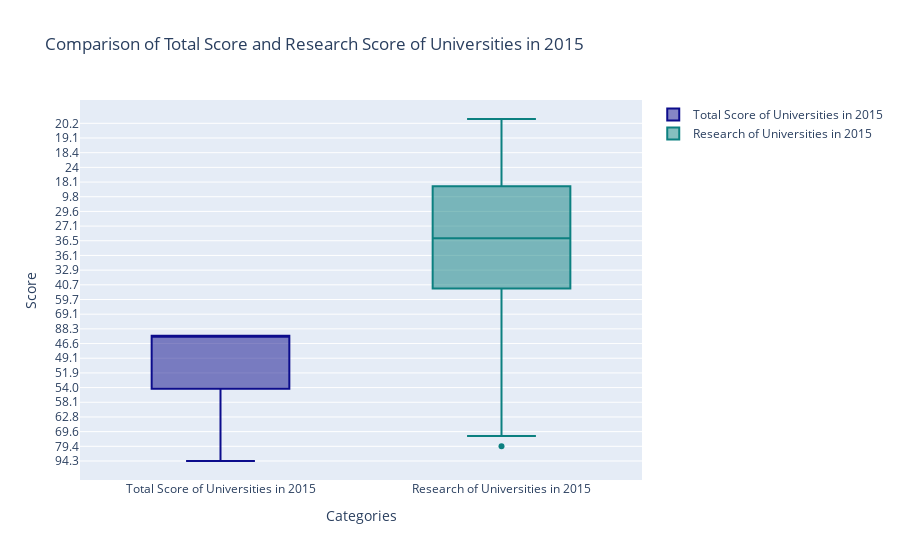

Write notebook code for a chart like this one.
### Markdown cell above
<a id="9"></a> <br>  
# Box Plots

Comparison of Total Score and Research Score of Universities in 2015

### Code cell
# Data preparation
x2015 = timesData[timesData.year == 2015]

# Creating a box plot for the total score of universities in 2015
trace0 = go.Box(
    y=x2015.total_score,
    name='Total Score of Universities in 2015',
    marker=dict(
        color='rgb(12, 12, 140)',
    )
)

# Creating a box plot for the research scores of universities in 2015
trace1 = go.Box(
    y=x2015.research,
    name='Research of Universities in 2015',
    marker=dict(
        color='rgb(12, 128, 128)',
    )
)

# Combine traces into data list
data = [trace0, trace1]

# Define layout for the plot
layout = go.Layout(
    title='Comparison of Total Score and Research Score of Universities in 2015',
    yaxis=dict(title='Score'),
    xaxis=dict(title='Categories')
)

# Create figure with data and layout
fig = go.Figure(data=data, layout=layout)

# Plot the figure
iplot(fig)

### Figure 1 — Plotly figure (JSON) as saved in the notebook; plotly's stock layout.template omitted (floating-point values rounded to 4 significant figures; data arrays with more than 128 entries replaced by an {"elided": "..."} marker saying what was removed)
{"data": [{"marker": {"color": "rgb(12, 12, 140)"}, "name": "Total Score of Universities in 2015", "y": {"elided": "401 str values"}, "type": "box"}, {"marker": {"color": "rgb(12, 128, 128)"}, "name": "Research of Universities in 2015", "y": {"elided": "401 float values"}, "type": "box"}], "layout": {"title": {"text": "Comparison of Total Score and Research Score of Universities in 2015"}, "xaxis": {"title": {"text": "Categories"}, "type": "category", "range": [-0.5, 1.5], "autorange": true}, "yaxis": {"title": {"text": "Score"}, "type": "category", "range": [-22, 418], "autorange": true}, "autosize": true}}
